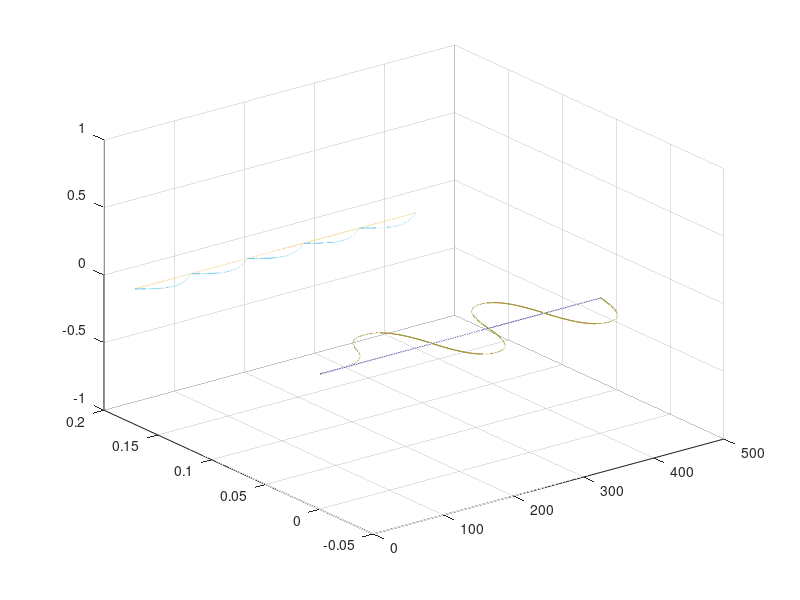

Recreate this plot in MATLAB.
clear;

load WPG_log.dat;

[a, b] = size(WPG_log);

t = 1:a;
y = 0.01:0.05;
z = 0.01:0.2;

plot3(WPG_log)

% legend(["CoG Position X", "CoG Position Y", "CoG Velocity X", "CoG Velocity Y", "p x fix", "p y fix", "LandingPosition X", "LandingPosition Y"], "Location", "northwest")
% legend({"CoG Position X", "CoG Position Y", "p x fix", "p y fix", "LandingPosition X", "LandingPosition Y"}, "Location", "northwest")
% xlabel("time")
grid on

% reference https://jp.mathworks.com/help/matlab/data_analysis/plotting-data.html
